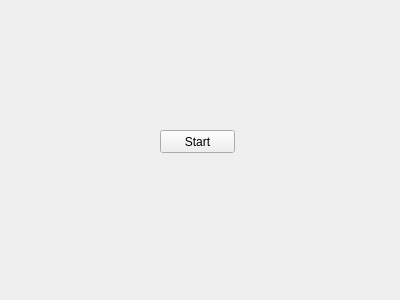
<ui version="4.0" >
 <class>PacketAnalizerClass</class>
 <widget class="QWidget" name="PacketAnalizerClass" >
  <property name="geometry" >
   <rect>
    <x>0</x>
    <y>0</y>
    <width>400</width>
    <height>300</height>
   </rect>
  </property>
  <property name="windowTitle" >
   <string>PacketAnalizer</string>
  </property>
  <widget class="QPushButton" name="pushButton" >
   <property name="geometry" >
    <rect>
     <x>160</x>
     <y>130</y>
     <width>75</width>
     <height>23</height>
    </rect>
   </property>
   <property name="text" >
    <string>Start</string>
   </property>
  </widget>
 </widget>
 <layoutdefault spacing="6" margin="11" />
 <resources/>
 <connections/>
</ui>
